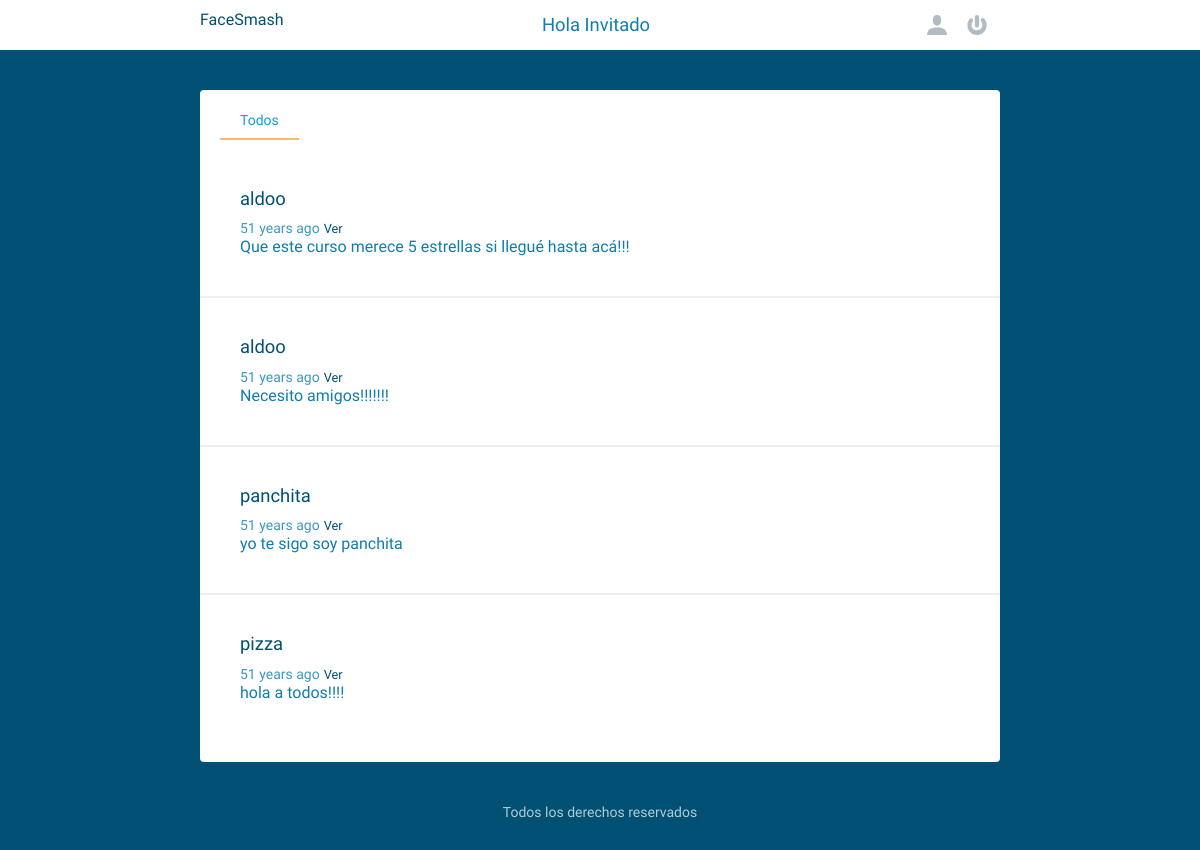
The page / on the database its author committed.
### models.py (models this page shows, shortened)
class Post(Model):
    user = ForeignKeyField(
        User,
        related_name='posts',
    )
    timestamp = DateTimeField(default=datetime.datetime.now)
    content = TextField()
    class Meta:
        database = DATABASE
        order_by = ('-joined_at',)

class User(UserMixin, Model):
    username = CharField(unique=True)
    email = CharField(unique=True)
    password = CharField(max_length=120)
    joined_at =  DateTimeField(default=datetime.datetime.now)
    class Meta:
        database = DATABASE
        order_by = ('-joined_at',)

### app.py (the view)
@app.route('/')
def index():
    stream = models.Post.select().limit(100)
    return  render_template('stream.html', stream=stream)

### app.py (called while the page is built)
@app.before_request
def before_request():
    g.db = models.DATABASE
    if g.db.is_closed():
        g.db.connect()
        g.user = current_user

@app.after_request
def after_request(response):
    g.db.close()
    return response

### templates/stream.html (shortened to what this page needs)
{% extends "layout.html" %}
{% block content %}
{% for post in stream %}
  <article>
    <h2>
      <a href="{{ url_for('stream', username=post.user.username) }}">
        {{post.user.username}}
      </a>
    </h2>
    <time data-time="{{post.timestamp}}" class="distime"
    datetime = "{{ post.timestamp.strftime('%Y-%m-%d %H:%M:%S') }}">
    {{ post.timestamp.strftime('%Y-%m-%d %H:%M:%S') }}</time>
    <a href="{{ url_for('view_post', post_id=post.id) }}" class="view">Ver</a>
    <div class="post">
      {{ post.content }}
    </div>
  </article>
{% endfor %}
{% endblock %}

### templates/layout.html (shortened to what this page needs)
<!DOCTYPE html>
<html class="no-js">
    <head>
        <link rel="stylesheet" href="/static/css/normalize.min.css">
        <link rel="stylesheet" href="/static/css/main.css">
    </head>
    <body>
        <header>
          <div class="row">
            <div class="grid-33">
              <a href="{{ url_for('index') }}" class="logo">FaceSmash</a>
            </div>
            <div class="grid-33">
                <h1>Hola {{ current_user.username }}</h1>
            </div>
            <div class="grid-33">
                {% if current_user.is_authenticated %}
                <a href="{{ url_for('logout') }}" class='icon-power' title='Log out'></a>
                {% else %}
                <a href="{{ url_for('login') }}" class='icon-power' title='Log in'></a>
                <a href="{{ url_for('register') }}" class='icon-profile' title='Register'></a>
                {% endif %}
            </div>
          </div>
        </header>
        <div class="row">
          <div class="main">
            <nav>
               <a href="{{ url_for('index') }}">Todos</a>
            </nav>
            {% block content %}{% endblock %}
          </div>
        </div>
        <footer>
          <div class="row">
            <p>Todos los derechos reservados</a></p>
          </div>
        </footer>
    </body>
</html>

### static/css/main.css (style rules this page uses)
body, input, button, textarea { font-family: 'Varela Round', Helvetica Neue, Helvetica, Arial, serif; }
body { font-size: 1em; color: #107dac; font-weight: 400; background: #005073; position: relative; }
a { text-decoration: none; color: #005073; }
h1, h2, h3, h4 { font-size: 1.15em; font-weight: normal; margin: 0; line-height: 1em; }
h1 { text-align: center; line-height: 30px; }
h2 { margin: 0 0 10px; }
p { margin: 0; line-height: 1.5em; }
header { width: 100%; background: #fff; padding: 10px 0; }
.logo { vertical-align: middle; display: block; float: left; }
.icon-profile { width: 30px; height: 30px; background: url('../img/icon-profile.svg') center no-repeat; background-size: 20px 20px; display: block; float: right; margin-right: 10px; }
.icon-power { width: 30px; height: 30px; background: url('../img/icon-power.svg') center no-repeat; background-size: 20px 20px; display: block; float: right; }
.main { max-width: 800px; margin: 40px auto 0; background: #fff; border-radius: 4px; transition: .35s linear; padding-bottom: 20px; }
nav { padding: 0 0 0 20px; position: relative; line-height: 60px; font-size: .875em; }
nav a { padding: 0 20px 10px; }
nav a.current { color: #189ad3; border-bottom: 2px solid #FFB770; }
article { border-bottom: 2px solid #ECEEEF; margin: 0; padding: 40px; }
article:last-child { border-bottom: 0; }
time { font-size: .875em; opacity: .8; }
.view { font-size: 0.8em; text-transform: upper; }
footer { color: #fff; text-align: center; font-size: .875em; margin: 40px 0; }
footer p { opacity: .7; }
.row { max-width: 800px; padding: 0 40px; margin: 0 auto; transition: .35s linear; }
.row:before, .row:after { content: ''; display: table; }
.row:after { clear: both; }
.grid-33 { display: inline-block; float: left; width: 33%; }

### rows shown on the page
Post: user.username "aldoo", content "Que este curso merece 5 estrellas si llegué hasta acá!!!"
Post: user.username "aldoo", content "Necesito amigos!!!!!!!"
Post: user.username "panchita", content "yo te sigo soy panchita"
Post: user.username "pizza", content "hola a todos!!!!"

### other values the page prints
{{ current_user.username }} "Invitado"
